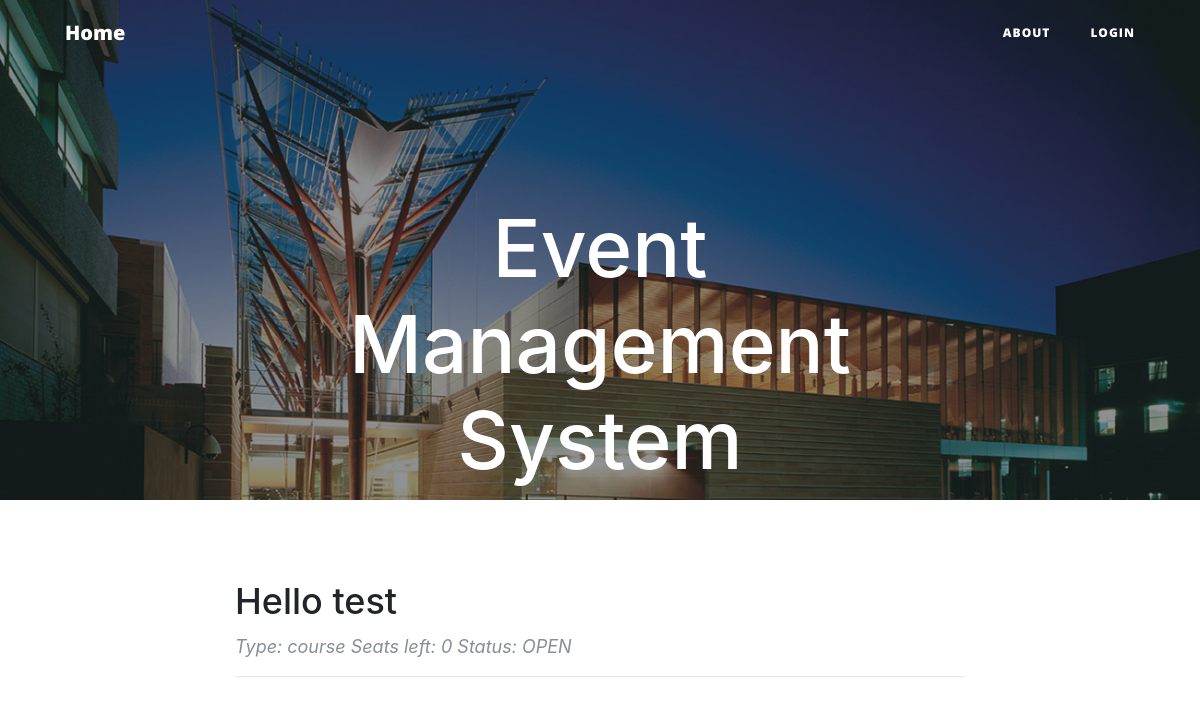
Before: / with the older database file.
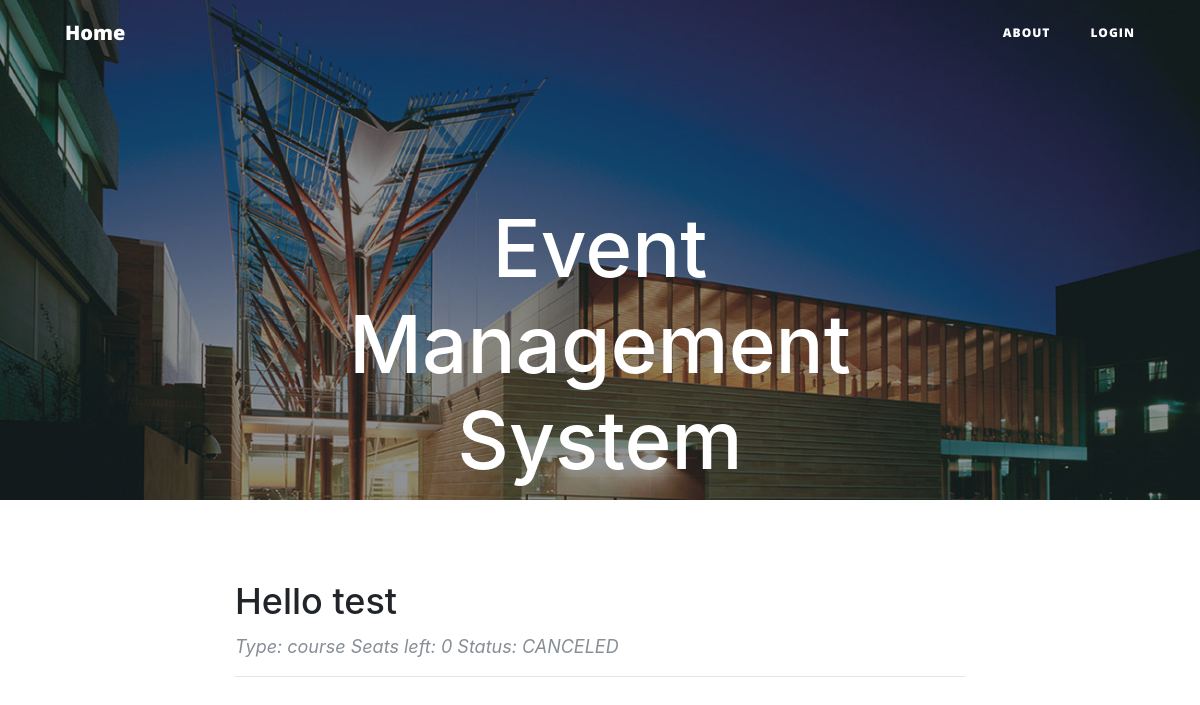
After: the same page with the newer database file.
### event.py (models this page shows, shortened)
class Event(db.Model):
    __tablename__ = 'events'
    event_id = db.Column(db.Integer, primary_key=True)
    title = db.Column(db.String(120))
    details = db.Column(db.UnicodeText)
    start = db.Column(db.String(80))
    end = db.Column(db.String(80))
    capacity = db.Column(db.Integer)
    status = db.Column(db.String(80))
    creater = db.Column(db.String(80))
    fee = db.Column(db.Integer)
    early_period = db.Column(db.Integer)
    users = db.relationship('User',secondary=event_realation,
                            backref=db.backref('event_users_all', lazy='dynamic'))

### route.py (the view)
@app.route('/')
def index():
    Eventsystem.check_statu()
    return render_template('index.html', events = Event.query.all(), seminars = Seminar.query.all())

### EventSystem.py (called while the page is built)
    @staticmethod
    def check_statu():
        now = datetime.now()
        for event in Event.query.all():
            end = datetime.strptime(event.end, "%d-%m-%Y")
            if end < now:
                event.status = 'CLOSED'
                db.session.add(event)
                db.session.commit()
        for seminar in Seminar.query.all():
            end = datetime.strptime(seminar.end, "%d-%m-%Y")
            if end < now:
                seminar.status = 'CLOSED'
                db.session.add(seminar)
                db.session.commit()
        for session in Session.query.all():
            end = datetime.strptime(session.end, "%d-%m-%Y")
            if end < now:
                session.status = 'CLOSED'
                db.session.add(session)
                db.session.commit()

### templates/index.html (shortened to what this page needs)
{% extends 'base.html' %}
{% block body %}
<header class="masthead" style="background-image: url('{{ url_for('static',filename='asb-unsw-campus-53.jpg')}}'); width: auto; height:500px;">
    <div class="overlay"></div>
    <div class="container">
        <div class="row">
            <div class="col-lg-8 col-md-10 mx-auto">
                <div class="site-heading">
                    <h1>Event Management System</h1>
                    <span class="subheading">UNSW Event Management System</span>
                </div>
            </div>
        </div>
    </div>
</header>
<div class="container">
    <div class="row">
        <div class="col-lg-8 col-md-10 mx-auto">
            {% for event in events %}
                <div class="post-preview">
                    <a href="{{ url_for('info', eventId = event.event_id) }}">
                        <h2 class="post-title">
                            {{event.title}}
                        </h2>
                    </a>
                    <p class="post-meta">Type: course Seats left: {{ event.capacity - event.events_all.count() }} Status: {{event.status}}</p>
                </div>
                <hr>
            {% endfor %}
        </div>
    </div>
</div>
<div class="container">
    <div class="row">
        <div class="col-lg-8 col-md-10 mx-auto">
        </div>
    </div>
</div>
{% endblock %}

### templates/base.html (shortened to what this page needs)
<!DOCTYPE html>
<html lang="en">
    <head>
        <link rel = stylesheet type="text/css" href="{{ url_for('static',filename = 'font-awesome.min.css')}}"/>
        <link rel = stylesheet type="text/css" href="{{ url_for('static',filename = 'clean-blog.min.css')}}"/>
        <link rel = stylesheet type="text/css" href="{{ url_for('static',filename = 'bootstrap.min.css')}}"/>
    </head>
    <body>
        <nav  class="navbar navbar-expand-lg navbar-light fixed-top" id="mainNav">
            <div class="container">
                <a class="navbar-brand" href="{{url_for('index')}}">Home</a>
                <div class="collapse navbar-collapse" id="navbarResponsive">
                    <ul class="navbar-nav ml-auto">
                        <li class="nav-item">
                            <a class="nav-link" href="{{ url_for('about') }}">About</a>
                        </li>
                        {% if current_user.is_anonymous %}
                        <li class="nav-item">
                                <a class="nav-link" href="{{ url_for('login') }}">Login</a>
                        </li>
                        {% else %}
                        <li class="nav-item">
                            <a class="nav-link" href="{{ url_for('logout') }}">Logout</a>
                        </li>
                        {% endif %}
                    </ul>
                </div>
            </div>
        </nav>
        {% block body %}{% endblock %}
    </body>
</html>

Changed rows visible on the page:
changed Event "Hello test": status "OPEN" → "CANCELED"
